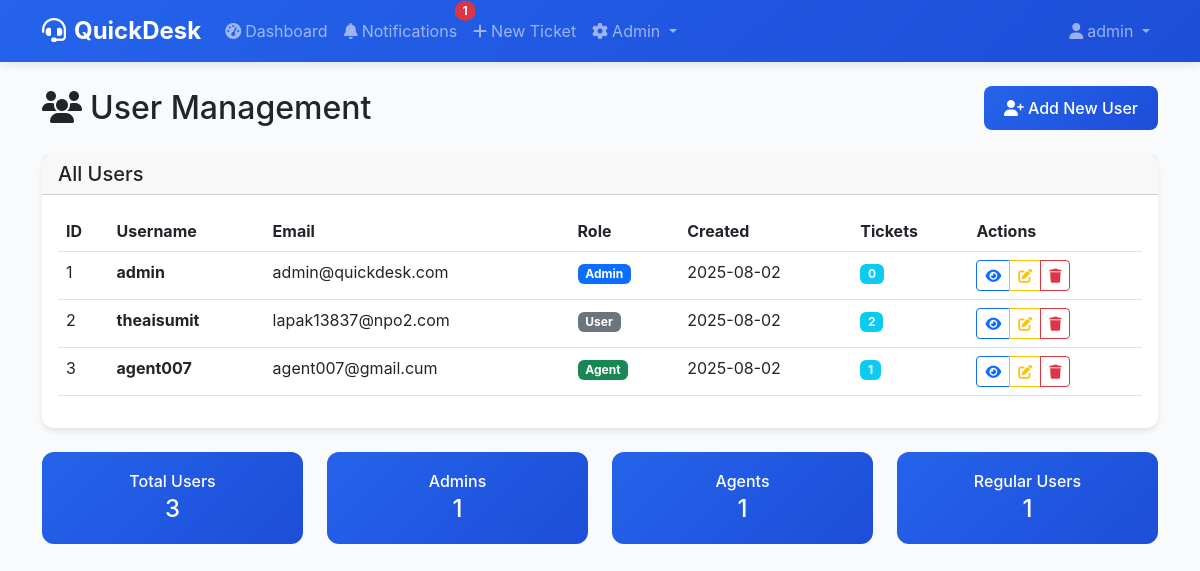
The app's page /admin/users (signed in) with its own data.
### app.py (models this page shows)
class User(UserMixin, db.Model):
    id = db.Column(db.Integer, primary_key=True)
    username = db.Column(db.String(80), unique=True, nullable=False)
    email = db.Column(db.String(120), unique=True, nullable=False)
    password_hash = db.Column(db.String(255), nullable=False)
    role = db.Column(db.String(20), default='user')  # user, agent, admin
    created_at = db.Column(db.DateTime, default=datetime.utcnow)
    tickets = db.relationship('Ticket', backref='author', lazy=True, foreign_keys='Ticket.user_id')
    assigned_tickets = db.relationship('Ticket', backref='assigned_agent', lazy=True, foreign_keys='Ticket.assigned_to')
    comments = db.relationship('Comment', backref='author', lazy=True)
    notifications = db.relationship('Notification', backref='user', lazy=True, order_by='Notification.created_at.desc()')

### app.py (the view)
@app.route('/admin/users')
@login_required
def admin_users():
    if current_user.role != 'admin':
        flash('Access denied', 'error')
        return redirect(url_for('dashboard'))
    users = User.query.all()
    return render_template('admin/users.html', users=users)

### app.py (called while the page is built)
@login_manager.user_loader
def load_user(user_id):
    return User.query.get(int(user_id))

### templates/admin/users.html (shortened to what this page needs)
{% extends "base.html" %}
{% block content %}
<div class="row">
    <div class="col-12">
        <div class="d-flex justify-content-between align-items-center mb-4">
            <h2 class="mb-0">
                <i class="fas fa-users me-2"></i>User Management
            </h2>
            <a href="{{ url_for('admin_new_user') }}" class="btn btn-primary">
                <i class="fas fa-user-plus me-1"></i>Add New User
            </a>
        </div>
        <div class="card">
            <div class="card-header">
                <h5 class="mb-0">All Users</h5>
            </div>
            <div class="card-body">
                <div class="table-responsive">
                    <table class="table table-hover">
                        <thead>
                            <tr>
                                <th>ID</th>
                                <th>Username</th>
                                <th>Email</th>
                                <th>Role</th>
                                <th>Created</th>
                                <th>Tickets</th>
                                <th>Actions</th>
                            </tr>
                        </thead>
                        <tbody>
                            {% for user in users %}
                                <tr>
                                    <td>{{ user.id }}</td>
                                    <td>
                                        <strong>{{ user.username }}</strong>
                                    </td>
                                    <td>{{ user.email }}</td>
                                    <td>
                                        <span class="badge bg-{{ 'primary' if user.role == 'admin' else 'success' if user.role == 'agent' else 'secondary' }}">
                                            {{ user.role.title() }}
                                        </span>
                                    </td>
                                    <td>{{ user.created_at.strftime('%Y-%m-%d') }}</td>
                                    <td>
                                        <span class="badge bg-info">{{ user.tickets|length }}</span>
                                    </td>
                                    <td>
                                        <div class="btn-group btn-group-sm">
                                            <button class="btn btn-outline-primary" onclick="viewUserDetails({{ user.id }})">
                                                <i class="fas fa-eye"></i>
                                            </button>
                                            <a href="{{ url_for('admin_edit_user', user_id=user.id) }}" class="btn btn-outline-warning">
                                                <i class="fas fa-edit"></i>
                                            </a>
                                            <button class="btn btn-outline-danger" onclick="deleteUser({{ user.id }}, '{{ user.username }}')">
                                                <i class="fas fa-trash"></i>
                                            </button>
                                        </div>
                                    </td>
                                </tr>
                            {% endfor %}
                        </tbody>
                    </table>
                </div>
            </div>
        </div>
        <div class="row mt-4">
            <div class="col-md-3">
                <div class="stats-card">
                    <h6 class="mb-1">Total Users</h6>
                    <h4 class="mb-0">{{ users|length }}</h4>
                </div>
            </div>
            <div class="col-md-3">
                <div class="stats-card">
                    <h6 class="mb-1">Admins</h6>
                    <h4 class="mb-0">{{ users|selectattr('role', 'equalto', 'admin')|list|length }}</h4>
                </div>
            </div>
            <div class="col-md-3">
                <div class="stats-card">
                    <h6 class="mb-1">Agents</h6>
                    <h4 class="mb-0">{{ users|selectattr('role', 'equalto', 'agent')|list|length }}</h4>
                </div>
            </div>
            <div class="col-md-3">
                <div class="stats-card">
                    <h6 class="mb-1">Regular Users</h6>
                    <h4 class="mb-0">{{ users|selectattr('role', 'equalto', 'user')|list|length }}</h4>
                </div>
            </div>
        </div>
    </div>
</div>
{% endblock %}

### templates/base.html (shortened to what this page needs)
<!DOCTYPE html>
<html lang="en">
<head>
    <link href="https://cdn.jsdelivr.net/npm/bootstrap@5.3.0/dist/css/bootstrap.min.css" rel="stylesheet">
    <link href="https://cdnjs.cloudflare.com/ajax/libs/font-awesome/6.4.0/css/all.min.css" rel="stylesheet">
</head>
<body>
    <nav class="navbar navbar-expand-lg navbar-dark">
        <div class="container">
            <a class="navbar-brand" href="{{ url_for('index') }}">
                <i class="fas fa-headset me-2"></i>QuickDesk
            </a>
            <div class="collapse navbar-collapse" id="navbarNav">
                <ul class="navbar-nav me-auto">
                    {% if current_user.is_authenticated %}
                                            <li class="nav-item">
                        <a class="nav-link" href="{{ url_for('dashboard') }}">
                            <i class="fas fa-tachometer-alt me-1"></i>Dashboard
                        </a>
                    </li>
                    <li class="nav-item">
                        <a class="nav-link position-relative" href="{{ url_for('notifications') }}">
                            <i class="fas fa-bell me-1"></i>Notifications
                            <span id="notification-count" class="position-absolute top-0 start-100 translate-middle badge rounded-pill bg-danger" style="display: none;">
                            </span>
                        </a>
                    </li>
                        <li class="nav-item">
                            <a class="nav-link" href="{{ url_for('new_ticket') }}">
                                <i class="fas fa-plus me-1"></i>New Ticket
                            </a>
                        </li>
                        {% if current_user.role == 'admin' %}
                            <li class="nav-item dropdown">
                                <a class="nav-link dropdown-toggle" href="#" role="button" data-bs-toggle="dropdown" aria-expanded="false">
                                    <i class="fas fa-cog me-1"></i>Admin
                                </a>
                            </li>
                        {% endif %}
                    {% endif %}
                </ul>
                <ul class="navbar-nav">
                    {% if current_user.is_authenticated %}
                        <li class="nav-item dropdown">
                            <a class="nav-link dropdown-toggle" href="#" role="button" data-bs-toggle="dropdown" aria-expanded="false">
                                <i class="fas fa-user me-1"></i>{{ current_user.username }}
                            </a>
                        </li>
                    {% endif %}
                </ul>
            </div>
        </div>
    </nav>
    <main class="container my-4">
        {% block content %}{% endblock %}
    </main>
</body>
</html>

### templates/base.html (style rules this page uses)
:root { --primary-color: #2563eb; --secondary-color: #64748b; --success-color: #10b981; --warning-color: #f59e0b; --danger-color: #ef4444; --light-bg: #f8fafc; --border-color: #e2e8f0; }
body { background-color: var(--light-bg); font-family: 'Inter', -apple-system, BlinkMacSystemFont, sans-serif; min-height: 100vh; }
.navbar { background: linear-gradient(135deg, var(--primary-color), #1d4ed8); box-shadow: 0 2px 10px rgba(0,0,0,0.1); }
.navbar-brand { font-weight: 700; font-size: 1.5rem; }
.card { border: none; border-radius: 12px; box-shadow: 0 4px 6px -1px rgba(0, 0, 0, 0.1); transition: transform 0.2s ease, box-shadow 0.2s ease; }
.btn-primary { background: linear-gradient(135deg, var(--primary-color), #1d4ed8); border: none; border-radius: 8px; padding: 10px 20px; font-weight: 500; }
.stats-card { background: linear-gradient(135deg, var(--primary-color), #1d4ed8); color: white; border-radius: 12px; padding: 20px; text-align: center; }

### records on screen
User: username "admin", id "1", email "admin@quickdesk.com", role "Admin", created_at "2025-08-02", tickets|length "0"
User: id "2", username "theaisumit", email "lapak13837@npo2.com", role "User", created_at "2025-08-02", tickets|length "2"
User: id "3", username "agent007", email "agent007@gmail.cum", role "Agent", created_at "2025-08-02", tickets|length "1"

### other values on screen
{{ users|length }} "3"
{{ users|selectattr('role', 'equalto', 'admin')|list|length }} "1"
{{ users|selectattr('role', 'equalto', 'agent')|list|length }} "1"
{{ users|selectattr('role', 'equalto', 'user')|list|length }} "1"
